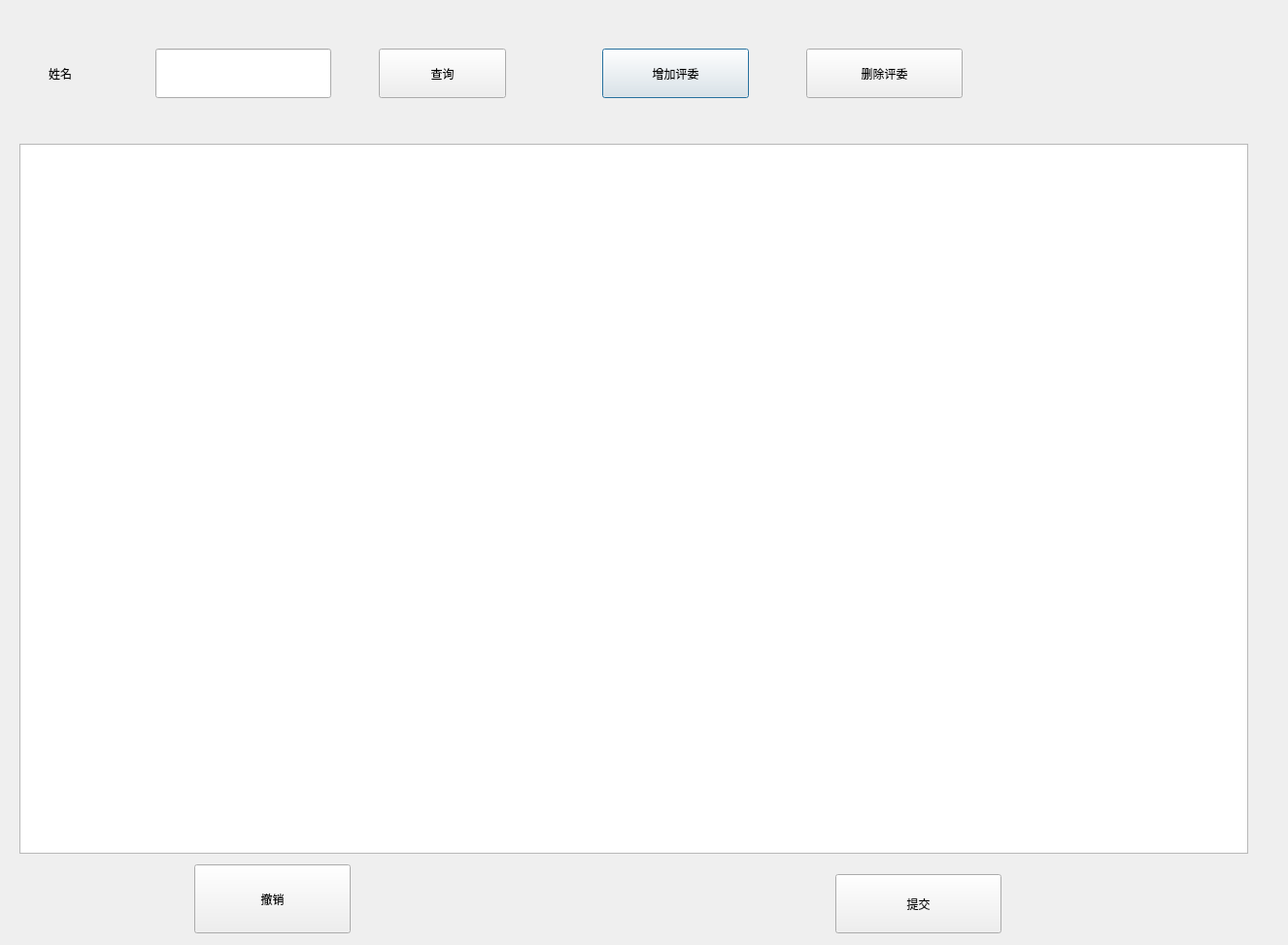
<?xml version="1.0" encoding="UTF-8"?>
<ui version="4.0">
 <class>ProfessorManagement</class>
 <widget class="QDialog" name="ProfessorManagement">
  <property name="geometry">
   <rect>
    <x>0</x>
    <y>0</y>
    <width>1326</width>
    <height>973</height>
   </rect>
  </property>
  <property name="windowTitle">
   <string>Dialog</string>
  </property>
  <property name="styleSheet">
   <string notr="true"/>
  </property>
  <widget class="QPushButton" name="addProfessorBtn">
   <property name="geometry">
    <rect>
     <x>620</x>
     <y>50</y>
     <width>151</width>
     <height>51</height>
    </rect>
   </property>
   <property name="text">
    <string>增加评委</string>
   </property>
  </widget>
  <widget class="QPushButton" name="delteProfessor">
   <property name="geometry">
    <rect>
     <x>830</x>
     <y>50</y>
     <width>161</width>
     <height>51</height>
    </rect>
   </property>
   <property name="text">
    <string>删除评委</string>
   </property>
  </widget>
  <widget class="QPushButton" name="queryBtn">
   <property name="geometry">
    <rect>
     <x>390</x>
     <y>50</y>
     <width>131</width>
     <height>51</height>
    </rect>
   </property>
   <property name="text">
    <string>查询</string>
   </property>
  </widget>
  <widget class="QLineEdit" name="lineEdit">
   <property name="geometry">
    <rect>
     <x>160</x>
     <y>50</y>
     <width>181</width>
     <height>51</height>
    </rect>
   </property>
  </widget>
  <widget class="QPushButton" name="submitBtn">
   <property name="geometry">
    <rect>
     <x>860</x>
     <y>900</y>
     <width>171</width>
     <height>61</height>
    </rect>
   </property>
   <property name="text">
    <string>提交</string>
   </property>
  </widget>
  <widget class="QPushButton" name="cancleBtn">
   <property name="geometry">
    <rect>
     <x>200</x>
     <y>890</y>
     <width>161</width>
     <height>71</height>
    </rect>
   </property>
   <property name="text">
    <string>撤销</string>
   </property>
  </widget>
  <widget class="QTableView" name="tableView">
   <property name="geometry">
    <rect>
     <x>20</x>
     <y>148</y>
     <width>1265</width>
     <height>731</height>
    </rect>
   </property>
  </widget>
  <widget class="QLabel" name="label">
   <property name="geometry">
    <rect>
     <x>50</x>
     <y>50</y>
     <width>71</width>
     <height>51</height>
    </rect>
   </property>
   <property name="styleSheet">
    <string notr="true">font: 16pt &quot;Agency FB&quot;;</string>
   </property>
   <property name="text">
    <string>姓名</string>
   </property>
  </widget>
  <widget class="QLabel" name="label_2">
   <property name="geometry">
    <rect>
     <x>-10</x>
     <y>0</y>
     <width>1411</width>
     <height>981</height>
    </rect>
   </property>
   <property name="styleSheet">
    <string notr="true">border-image: url(:/icon/backimage.jpg);</string>
   </property>
   <property name="text">
    <string/>
   </property>
  </widget>
  <zorder>label_2</zorder>
  <zorder>addProfessorBtn</zorder>
  <zorder>delteProfessor</zorder>
  <zorder>queryBtn</zorder>
  <zorder>submitBtn</zorder>
  <zorder>cancleBtn</zorder>
  <zorder>tableView</zorder>
  <zorder>label</zorder>
  <zorder>lineEdit</zorder>
 </widget>
 <resources/>
 <connections>
  <connection>
   <sender>addProfessorBtn</sender>
   <signal>clicked()</signal>
   <receiver>ProfessorManagement</receiver>
   <slot>addSlot()</slot>
   <hints>
    <hint type="sourcelabel">
     <x>475</x>
     <y>26</y>
    </hint>
    <hint type="destinationlabel">
     <x>490</x>
     <y>0</y>
    </hint>
   </hints>
  </connection>
  <connection>
   <sender>delteProfessor</sender>
   <signal>clicked()</signal>
   <receiver>ProfessorManagement</receiver>
   <slot>deleteSlot()</slot>
   <hints>
    <hint type="sourcelabel">
     <x>622</x>
     <y>35</y>
    </hint>
    <hint type="destinationlabel">
     <x>670</x>
     <y>57</y>
    </hint>
   </hints>
  </connection>
  <connection>
   <sender>queryBtn</sender>
   <signal>clicked()</signal>
   <receiver>ProfessorManagement</receiver>
   <slot>onFilter()</slot>
   <hints>
    <hint type="sourcelabel">
     <x>373</x>
     <y>34</y>
    </hint>
    <hint type="destinationlabel">
     <x>312</x>
     <y>28</y>
    </hint>
   </hints>
  </connection>
 </connections>
 <slots>
  <slot>addSlot()</slot>
  <slot>deleteSlot()</slot>
  <slot>onFilter()</slot>
 </slots>
</ui>
